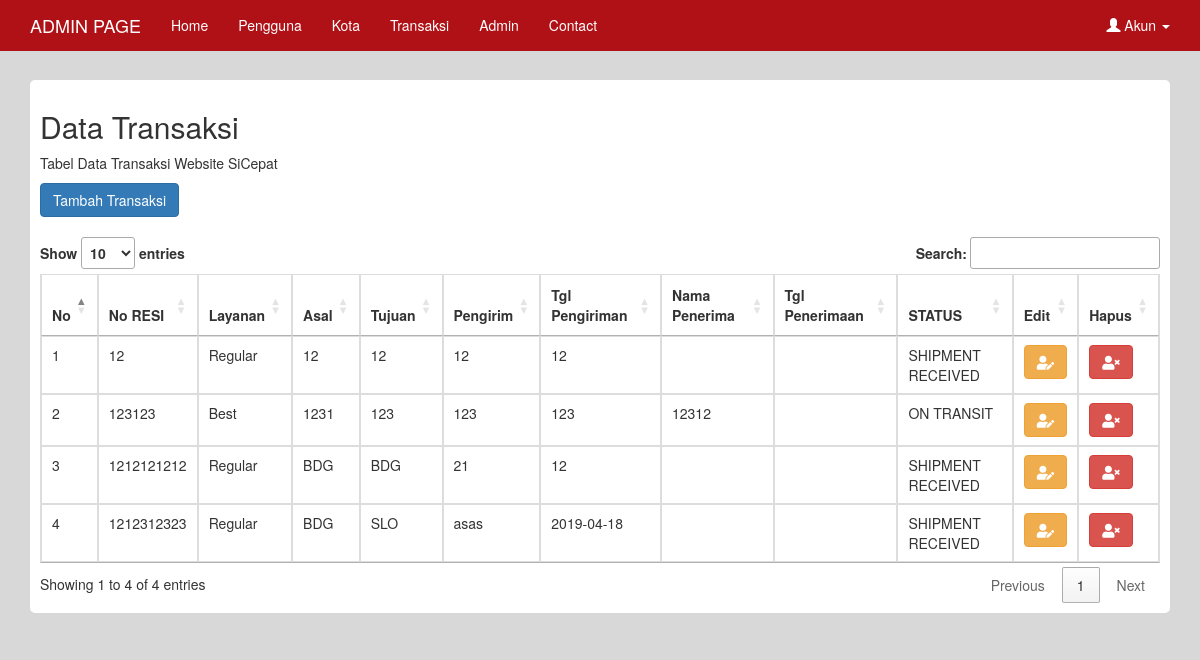
Before: /index.php/admin/transaksi with the older database file.
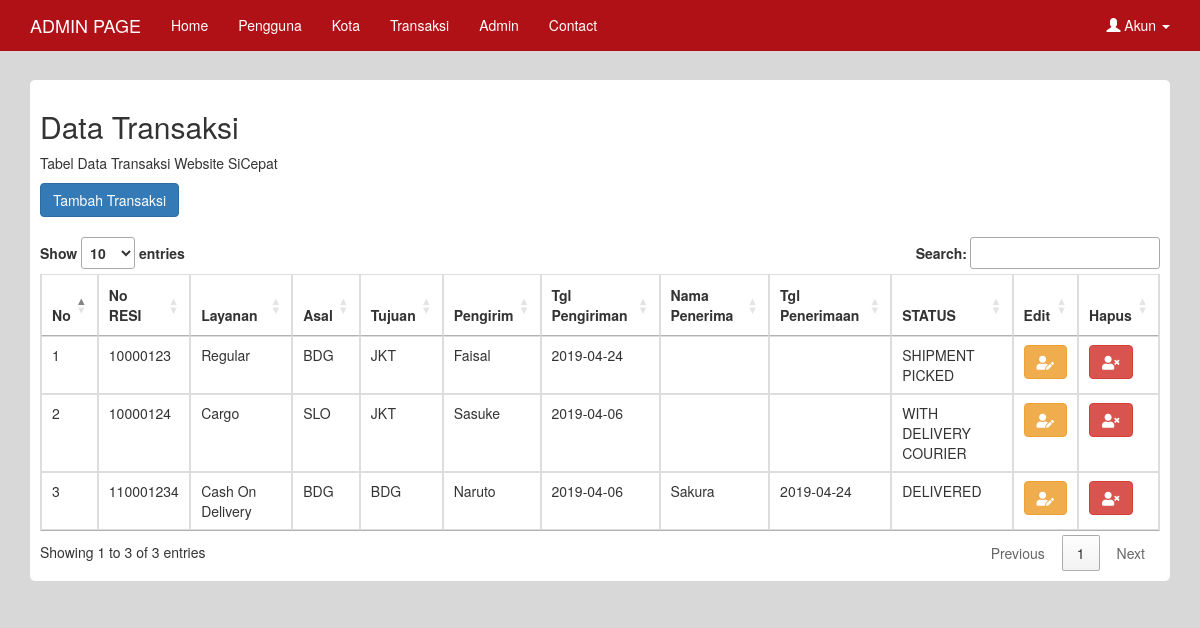
After: the same page with the newer database file.
### tables this page shows
CREATE TABLE `transaksi` (
  `noresi` int(30) NOT NULL,
  `idlayanan` int(1) NOT NULL,
  `asal` varchar(20) NOT NULL,
  `tujuan` varchar(20) NOT NULL,
  `pengirim` varchar(10) NOT NULL,
  `tglpengiriman` varchar(20) NOT NULL,
  `namapenerima` varchar(20) NOT NULL,
  `tglpenerimaan` varchar(30) NOT NULL,
  `status` varchar(30) NOT NULL
);

CREATE TABLE `pengiriman` (
  `idlayanan` int(1) NOT NULL,
  `layanan` varchar(20) NOT NULL,
  `tarif` int(11) NOT NULL,
  `estimasi` varchar(20) NOT NULL
);

### application/controllers/Admin.php (called while the page is built, shortened)
<?php
class Admin extends CI_Controller {
	public function __construct()
	{
		$this->load->model('M_admin');
	}
	public function transaksi()
	{
		$datatransaksi = $this->M_admin->Gettransaksi_resi();
		$datakota = $this->M_admin->Getkota_kode();
		$datapengiriman = $this->M_admin->Getpengiriman_id();
		$this->load->view('admin/page_header',['datakota'=>$datakota,'datapengiriman'=>$datapengiriman]);
		$this->load->view('admin/page_transaksi',['datatransaksi'=>$datatransaksi]);
	}
}

### index.php (called while the page is built, shortened)
<?php
require_once BASEPATH.'core/CodeIgniter.php';

### application/models/M_admin.php (called while the page is built, shortened)
<?php
class M_admin extends CI_Model {
	public function Getkota_kode(){
		$this->db->select('*');
		$this->db->from('kota');
		$query = $this->db->get();
		return $query->result();
	}
	public function Gettransaksi_resi(){
		$this->db->select('*');
		$this->db->from('transaksi');
		$this->db->join('pengiriman','pengiriman.idlayanan=transaksi.idlayanan','LEFT OUTER');
		$query = $this->db->get();
		return $query->result();
	}
	public function Getpengiriman_id(){
		$this->db->select('*');
		$this->db->from('pengiriman');
		$query = $this->db->get();
		return $query->result();
	}
}

### application/views/admin/page_transaksi.php (the view, shortened to what this page needs)
  <div class="container">
    <div class="box">
      <h2>Data Transaksi</h2>
      <p>Tabel Data Transaksi Website SiCepat</p>
      <button type="button" class="btn btn-primary" data-toggle="modal" data-target="#tambahkota">Tambah Transaksi</button>
      <br><br>
      <table class="table table-bordered" id="table">
        <thead>
          <tr>
            <th>No</th>
            <th>No RESI</th>
            <th>Layanan</th>
            <th>Asal</th>
            <th>Tujuan</th>
            <th>Pengirim</th>
            <th>Tgl Pengiriman</th>
            <th>Nama Penerima</th>
            <th>Tgl Penerimaan</th>
            <th>STATUS</th>
            <th>Edit</th>
            <th>Hapus</th>
          </tr>
        </thead>
        <tbody>
          <?php $no=1; foreach ($datatransaksi as $d ) {?>
          <tr>
            <form>
              <td><?php echo $no++ ?></td>
              <td><?php echo $d->noresi ?></td>
            <td><?php echo $d->layanan  ?></td>
            <td><?php echo $d->asal ?></td>
            <td><?php echo $d->tujuan ?></td>
            <td><?php echo $d->pengirim ?></td>
            <td><?php echo $d->tglpengiriman ?></td>
            <td><?php echo $d->namapenerima ?></td>
            <td><?php echo $d->tglpenerimaan ?></td>
            <td><?php echo $d->status ?></td>
              <td><button type="button" class="btn btn-warning" data-toggle="modal" data-target="#edit<?php echo $d->noresi ?>"><i class="fas fa-user-edit"></i></button></td>
              <td><a type="button" class="btn btn-danger"  href="<?= base_url('index.php/admin/hapustransaksi/' .$d->noresi)?>" onClick="return confirm('Apakah Anda Yakin?')" ><i class="fas fa-user-times"></i></a></td>
            </form>
          </tr>
          <?php } ?>
        </tbody>
      </table>
    </div>
  </div>
</body>
</html>

### application/views/admin/page_header.php (shortened to what this page needs)
<!DOCTYPE html>
<html lang="en">
<head>
  <link rel="stylesheet" href="https://maxcdn.bootstrapcdn.com/bootstrap/3.4.0/css/bootstrap.min.css">
  <link rel="stylesheet" type="text/css" href="https://cdn.datatables.net/1.10.19/css/jquery.dataTables.css">
  <link rel="stylesheet" href="https://use.fontawesome.com/releases/v5.8.1/css/all.css">
</head>
<body>
<nav class="navbar navbar-red navbar-fixed-top">
  <div class="container">
    <div class="navbar-header">
      <a class="navbar-brand" href="<?php echo base_url('admin') ?>">ADMIN PAGE</a>
    </div>
    <ul class="nav navbar-nav">
      <li class="active"><a href="<?php echo base_url() ?>">Home</a></li>
      <li><a href="<?php echo base_url('admin/pengguna') ?>">Pengguna</a></li>
      <li><a href="<?php echo base_url('admin/kota') ?>">Kota</a></li>
      <li><a href="<?php echo base_url('admin/transaksi') ?>">Transaksi</a></li>
      <li><a href="<?php echo base_url('admin/admin') ?>">Admin</a></li>
      <li><a href="<?php echo base_url('admin/contact') ?>">Contact</a></li>
    </ul>
    <ul class="nav navbar-nav navbar-right text-center">
      <li class="dropdown pull-right">
        <a class="dropdown-toggle" data-toggle="dropdown" href="#"><span class="glyphicon glyphicon-user"></span> Akun
        <span class="caret"></span></a>
      </li>
    </ul>
  </div>
</nav>

### application/views/admin/page_header.php (style rules this page uses)
.navbar-red { background-color: #b01116; color: #fff; }
.navbar-red .navbar-brand { color: #fff; }
.navbar-red .navbar-nav > li > a { color: #fff; }
.box { margin-top: 80px; margin-bottom: 20px; padding: 10px; background-color: #fff ; border-radius: 5px; }
body { background-color: #D8D8D8; }

Changed rows visible on the page:
removed transaksi: noresi "12", idlayanan.layanan "Regular", asal "12", tujuan "12", pengirim "12", tglpengiriman "12", status "SHIPMENT RECEIVED"
removed transaksi: noresi "123123", idlayanan.layanan "Best", asal "1231", tujuan "123", pengirim "123", tglpengiriman "123", namapenerima "12312", status "ON TRANSIT"
removed transaksi: noresi "1212121212", idlayanan.layanan "Regular", asal "BDG", tujuan "BDG", pengirim "21", tglpengiriman "12", status "SHIPMENT RECEIVED"
removed transaksi: noresi "1212312323", idlayanan.layanan "Regular", asal "BDG", tujuan "SLO", pengirim "asas", tglpengiriman "2019-04-18", status "SHIPMENT RECEIVED"
added transaksi: noresi "10000123", idlayanan.layanan "Regular", asal "BDG", tujuan "JKT", pengirim "Faisal", tglpengiriman "2019-04-24", status "SHIPMENT PICKED"
added transaksi: noresi "10000124", idlayanan.layanan "Cargo", asal "SLO", tujuan "JKT", pengirim "Sasuke", tglpengiriman "2019-04-06", status "WITH DELIVERY COURIER"
added transaksi: noresi "110001234", idlayanan.layanan "Cash On Delivery", asal "BDG", tujuan "BDG", pengirim "Naruto", tglpengiriman "2019-04-06", namapenerima "Sakura", tglpenerimaan "2019-04-24", status "DELIVERED"
Other visible differences:
text written by a page script: "Show entries Search: Showing 1 to 4 of 4 entries Previous 1 Next" → "Show entries Search: Showing 1 to 3 of 3 entries Previous 1 Next"
